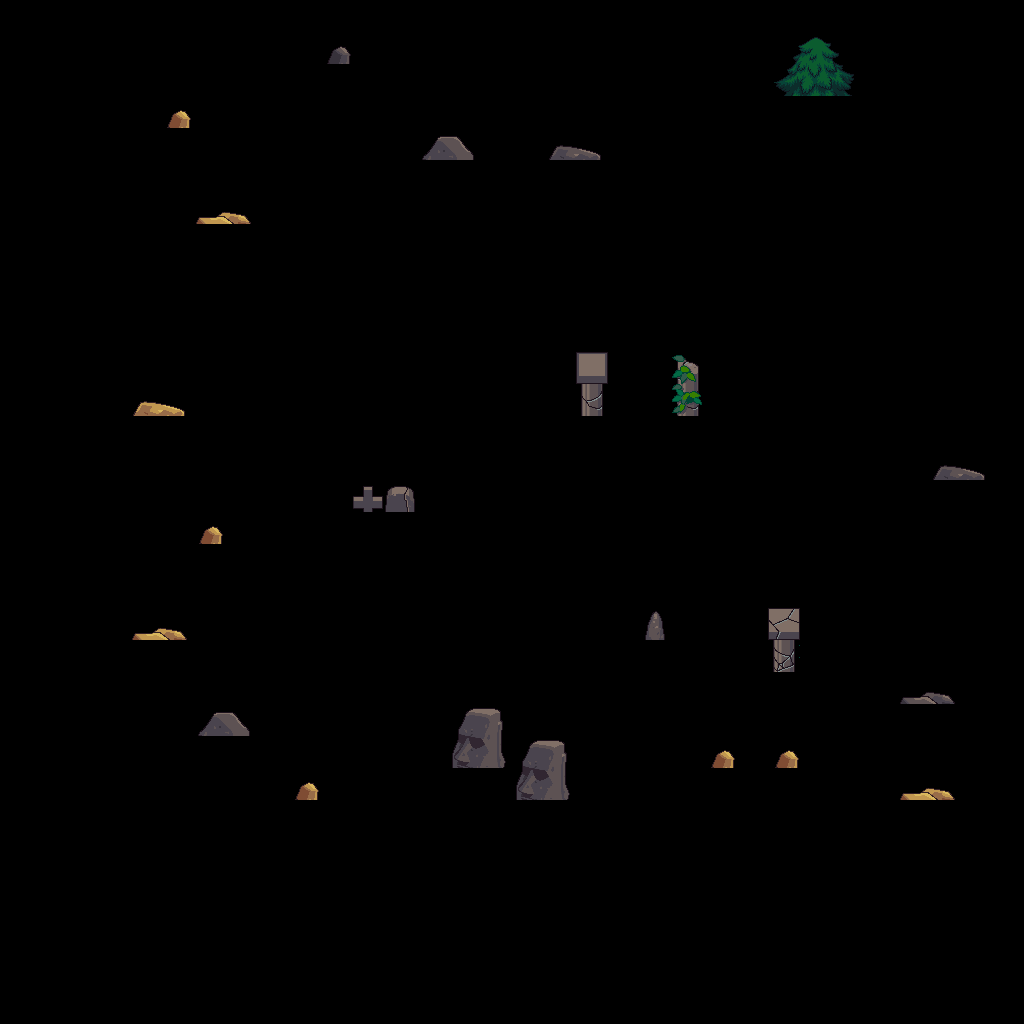

A 2D game scene composited from a Tiled map and its tileset images. What follows is a short description and the map's XML, with every tile layer's data as written:
An orthogonal 32x32 tile map with 32x32 px tiles, 1 tile layer (Objetos).

<map version="1.0" orientation="orthogonal" renderorder="right-down" width="32" height="32" tilewidth="32" tileheight="32" nextobjectid="1">
 <tileset firstgid="1" name="terrain_atlas" tilewidth="32" tileheight="32" tilecount="1024" columns="32">
  <image source="terrain_atlas.png" width="1024" height="1024" />
 </tileset>
 <layer name="Objetos" width="32" height="32">
  <data encoding="csv">
0,0,0,0,0,0,0,0,0,0,0,0,0,0,0,0,0,0,0,0,0,0,0,0,0,0,0,0,0,0,0,0,
0,0,0,0,0,0,0,0,0,0,862,0,0,0,0,0,0,0,0,0,0,0,0,0,505,506,507,0,0,0,0,0,
0,0,0,0,0,0,0,0,0,0,0,0,0,0,0,0,0,0,0,0,0,0,0,0,537,538,539,0,0,0,0,0,
0,0,0,0,0,703,0,0,0,0,0,0,0,0,0,0,0,0,0,0,0,0,0,0,0,0,0,0,0,0,0,0,
0,0,0,0,0,0,0,0,0,0,0,0,0,403,404,0,0,764,765,0,0,0,0,0,0,0,0,0,0,0,0,0,
0,0,0,0,0,0,0,0,0,0,0,0,0,0,0,0,0,0,0,0,0,0,0,0,0,0,0,0,0,0,0,0,
0,0,0,0,0,0,701,702,0,0,0,0,0,0,0,0,0,0,0,0,0,0,0,0,0,0,0,0,0,0,0,0,
0,0,0,0,0,0,0,0,0,0,0,0,0,0,0,0,0,0,0,0,0,0,0,0,0,0,0,0,0,0,0,0,
0,0,0,0,0,0,0,0,0,0,0,0,0,0,0,0,0,0,0,0,0,0,0,0,0,0,0,0,0,0,0,0,
0,0,0,0,0,0,0,0,0,0,0,0,0,0,0,0,0,0,0,0,0,0,0,0,0,0,0,0,0,0,0,0,
0,0,0,0,0,0,0,0,0,0,0,0,0,0,0,0,0,0,0,0,0,0,0,0,0,0,0,0,0,0,0,0,
0,0,0,0,0,0,0,0,0,0,0,0,0,0,0,0,0,0,468,0,0,405,0,0,0,0,0,0,0,0,0,0,
0,0,0,0,699,700,0,0,0,0,0,0,0,0,0,0,0,0,532,0,0,437,0,0,0,0,0,0,0,0,0,0,
0,0,0,0,0,0,0,0,0,0,0,0,0,0,0,0,0,0,0,0,0,0,0,0,0,0,0,0,0,0,0,0,
0,0,0,0,0,0,0,0,0,0,0,0,0,0,0,0,0,0,0,0,0,0,0,0,0,0,0,0,0,764,765,0,
0,0,0,0,0,0,0,0,0,0,0,688,687,0,0,0,0,0,0,0,0,0,0,0,0,0,0,0,0,0,0,0,
0,0,0,0,0,0,703,0,0,0,0,0,0,0,0,0,0,0,0,0,0,0,0,0,0,0,0,0,0,0,0,0,
0,0,0,0,0,0,0,0,0,0,0,0,0,0,0,0,0,0,0,0,0,0,0,0,0,0,0,0,0,0,0,0,
0,0,0,0,0,0,0,0,0,0,0,0,0,0,0,0,0,0,0,0,0,0,0,0,0,0,0,0,0,0,0,0,
0,0,0,0,701,702,0,0,0,0,0,0,0,0,0,0,0,0,0,0,704,0,0,0,501,0,0,0,0,0,0,0,
0,0,0,0,0,0,0,0,0,0,0,0,0,0,0,0,0,0,0,0,0,0,0,0,533,0,0,0,0,0,0,0,
0,0,0,0,0,0,0,0,0,0,0,0,0,0,0,0,0,0,0,0,0,0,0,0,0,0,0,0,860,861,0,0,
0,0,0,0,0,0,403,404,0,0,0,0,0,0,400,401,0,0,0,0,0,0,0,0,0,0,0,0,0,0,0,0,
0,0,0,0,0,0,0,0,0,0,0,0,0,0,432,433,400,401,0,0,0,0,703,0,703,0,0,0,0,0,0,0,
0,0,0,0,0,0,0,0,0,703,0,0,0,0,0,0,432,433,0,0,0,0,0,0,0,0,0,0,701,702,0,0,
0,0,0,0,0,0,0,0,0,0,0,0,0,0,0,0,0,0,0,0,0,0,0,0,0,0,0,0,0,0,0,0,
0,0,0,0,0,0,0,0,0,0,0,0,0,0,0,0,0,0,0,0,0,0,0,0,0,0,0,0,0,0,0,0,
0,0,0,0,0,0,0,0,0,0,0,0,0,0,0,0,0,0,0,0,0,0,0,0,0,0,0,0,0,0,0,0,
0,0,0,0,0,0,0,0,0,0,0,0,0,0,0,0,0,0,0,0,0,0,0,0,0,0,0,0,0,0,0,0,
0,0,0,0,0,0,0,0,0,0,0,0,0,0,0,0,0,0,0,0,0,0,0,0,0,0,0,0,0,0,0,0,
0,0,0,0,0,0,0,0,0,0,0,0,0,0,0,0,0,0,0,0,0,0,0,0,0,0,0,0,0,0,0,0,
0,0,0,0,0,0,0,0,0,0,0,0,0,0,0,0,0,0,0,0,0,0,0,0,0,0,0,0,0,0,0,0
</data>
 </layer>
</map>
